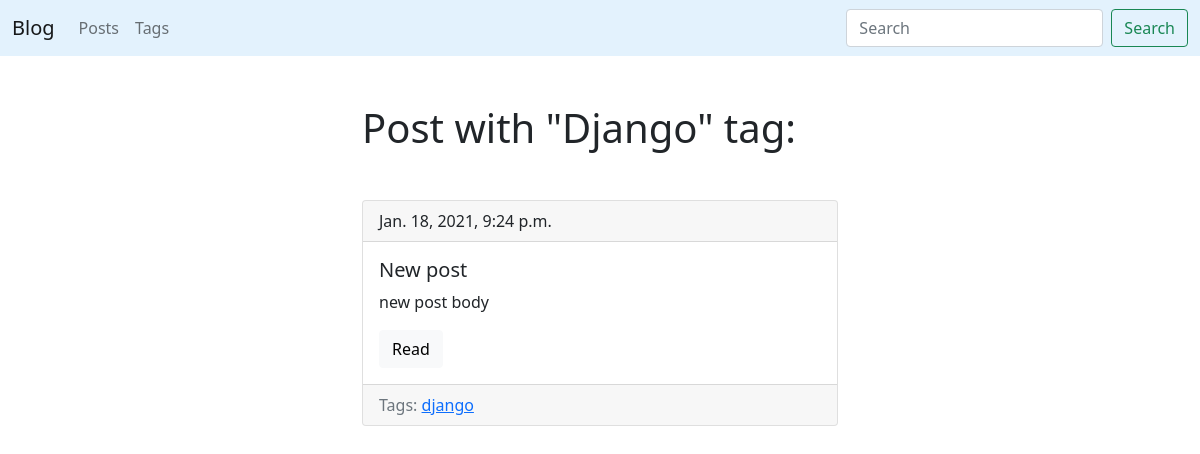
The page /blog/tag/django/ on the database as committed earlier.
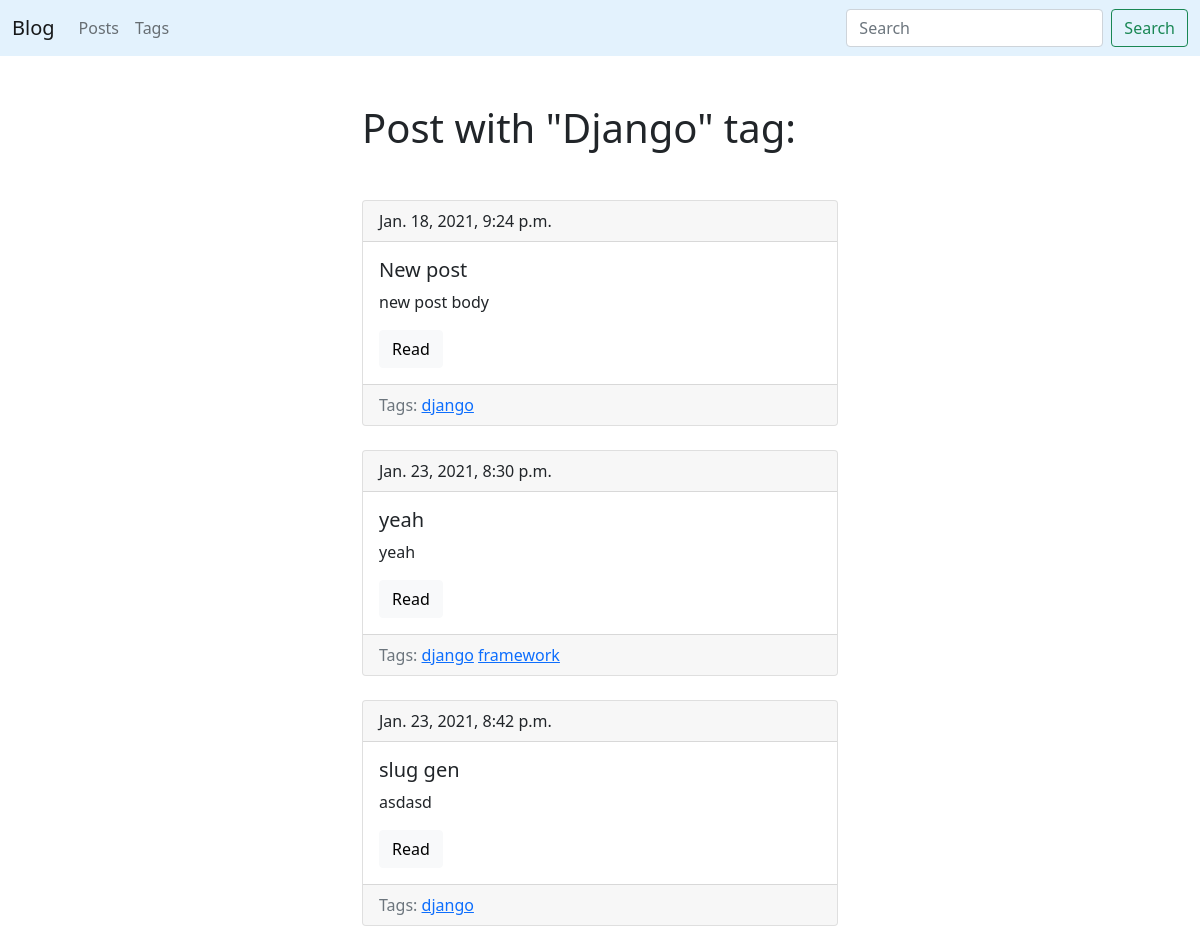
The same page on the database as committed later.
### blog/models.py (models this page shows, shortened)
class Post(models.Model):
	title = models.CharField(max_length=150, db_index=True)
	slug = models.SlugField(max_length=150, blank=True, unique=True)
	body = models.TextField(blank=True, db_index=True)
	tags = models.ManyToManyField('Tag', blank=True, related_name='posts')
	date_pub = models.DateTimeField(auto_now_add=True)
	def get_absolute_url(self):
		return reverse('post_detail_url', kwargs={'slug': self.slug})

class Tag(models.Model):
	title = models.CharField(max_length=50)
	slug = models.SlugField(max_length=50, unique=True)
	def get_absolute_url(self):
		return reverse('tag_detail_url', kwargs={'slug': self.slug})
	def __str__(self):
		return self.title

### blog/views.py (the view)
# urls.py: path('tag/<str:slug>/', TagDetail.as_view(), name='tag_detail_url')
class TagDetail(ObjectDetailMixin, View):
	model = Tag
	template = 'blog/tag_detail.html'

### blog/utils.py (called while the page is built)
	def get(self, request, slug):
		obj = get_object_or_404(self.model, slug__iexact=slug)
		return render(request, self.template, context={self.model.__name__.lower(): obj})

### blog/templates/blog/tag_detail.html (shortened to what this page needs)
{% extends 'blog/base_blog.html' %}
{% block content %}
	<h1 class="mb-5">Post with "{{ tag.title|title }}" tag:</h1>
	{% for post in tag.posts.all %}
		{% include 'blog/includes/post_card_template.html' %}
	{% endfor %}
{% endblock %}

### blog/templates/blog/includes/post_card_template.html
<div class="card mb-4">
	<div class="card-header">
		{{ post.date_pub }}
	</div>
	<div class="card-body">
		<h5 class="card-title">{{ post.title }}</h5>
		<p class="card-text">{{ post.body|truncatewords:15 }}</p>
		<a href="{{ post.get_absolute_url }}" class="btn btn-light">Read</a>
	</div>
	<div class="card-footer text-muted">
    	Tags:
    	{% for tag in post.tags.all %}
    		<a href="{{ tag.get_absolute_url }}">{{ tag }}</a>
    	{% endfor %}
 	</div>
</div>

Rows that differ between the two databases and show on the page:
added Post: date_pub "Jan. 23, 2021, 8:30 p.m.", title "yeah", body "yeah", Tag (title "django")
now on this page (row unchanged): Tag: title "framework", shown under "Jan. 23, 2021, 8:30 p.m."
added Post: date_pub "Jan. 23, 2021, 8:42 p.m.", title "slug gen", body "asdasd", Tag (title "django")
